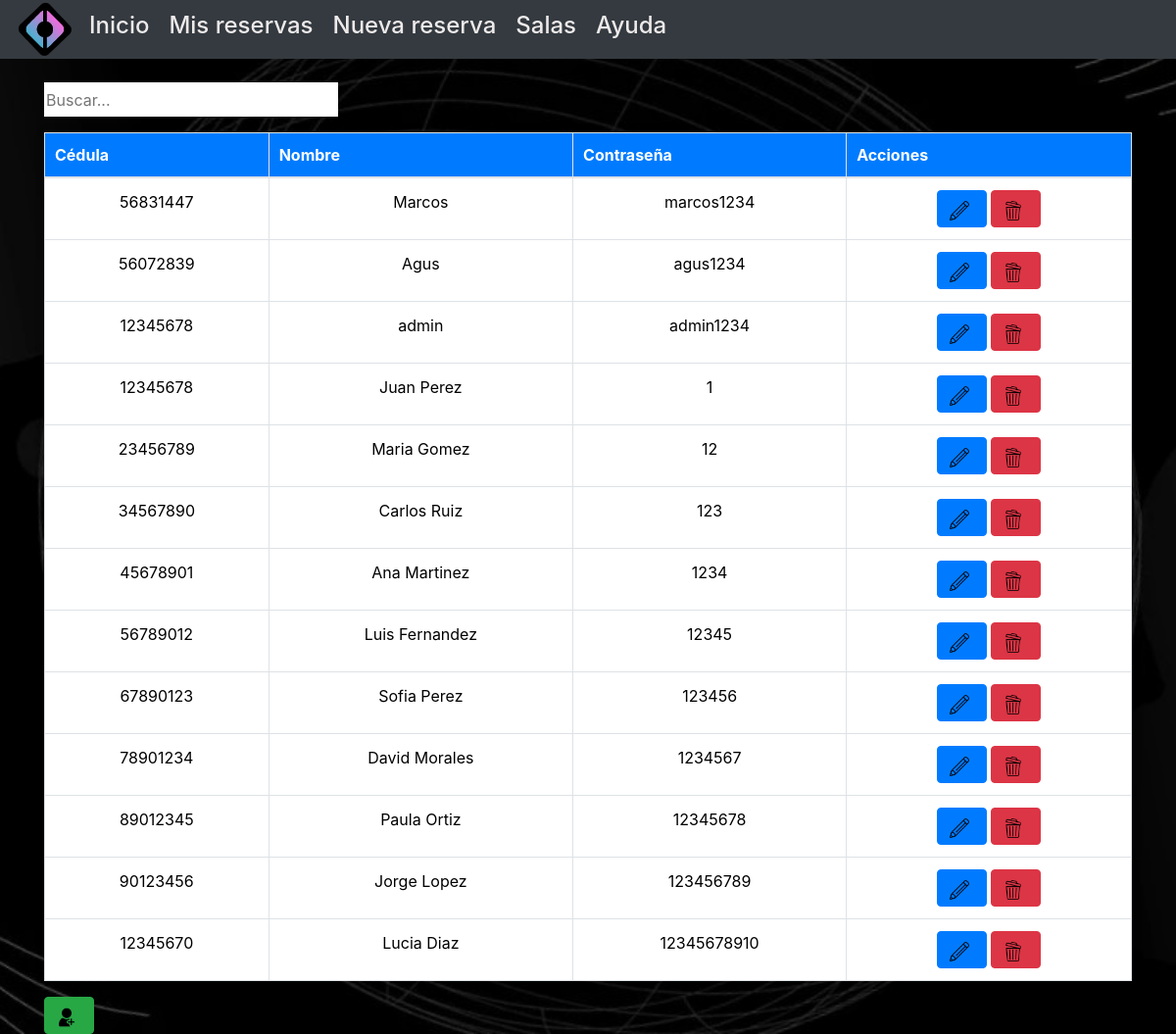
The page /vista/mostraregistro.php on the database its author committed.
### tables this page shows
CREATE TABLE usuario(
    id INT AUTO_INCREMENT PRIMARY KEY,
    cedula INT(8) NOT NULL,
    nombre VARCHAR(40) NOT NULL,
    contrasena VARCHAR(40) NOT NULL
);

### vista/mostraregistro.php (the view, shortened to what this page needs)
<?php
$conn = mysqli_connect('localhost', 'root', '', 'proyectobinz');
$query = "SELECT * FROM usuario";
$result = mysqli_query($conn, $query);
?>
<!DOCTYPE html>
<html lang="es">
<head>
    <link rel="stylesheet" href="mostrarregistro.css">
    <link rel="stylesheet" href="https://maxcdn.bootstrapcdn.com/bootstrap/4.5.2/css/bootstrap.min.css">
</head>
<body>
<nav class="navbar navbar-expand-lg navbar-dark bg-dark">
    <a href="perfil.php" class="img1">
        <div class="">
            <img src="img/logobinzsinfondo.png" alt="">
        </div>
    </a>
    <div class="container">
        <div class="collapse navbar-collapse" id="navbarNav">
            <ul class="navbar-nav">
                <li class="nav-item active">
                    <h4><a class="nav-link1" href="seleccion.php">Inicio</a></h4>
                </li>
                <li class="nav-item">
                    <h4><a class="nav-link2" href="misreservas.php">Mis reservas</a></h4>
                </li>
                <li class="nav-item">
                    <h4><a class="nav-link3" href="horario.php">Nueva reserva</a></h4>
                </li>
                <li class="nav-item">
                    <h4><a class="nav-link4" href="salas.php">Salas</a></h4>
                </li>
                <li class="nav-item">
                    <h4><a class="nav-link4" href="formulario.php">Ayuda</a></h4>
                </li>
            </ul>
        </div>
    </div>
</nav>
<div class="container mt-4">
    <form id="buscadorForm" action="" method="GET" class="mb-3">
        <input type="text" id="buscador" name="query" placeholder="Buscar..." class="buscador" value="<?php echo isset($_GET['query']) ? htmlspecialchars($_GET['query']) : ''; ?>" />
    </form>
    <table class="table table-bordered">
        <thead>
            <tr>
                <th>Cédula</th>
                <th>Nombre</th>
                <th>Contraseña</th>
                <th>Acciones</th>
            </tr>
        </thead>
        <tbody>
            <?php while ($row = mysqli_fetch_assoc($result)): ?>
                <tr data-id="<?php echo $row['id']; ?>">
                    <td><?php echo $row['cedula']; ?></td>
                    <td><?php echo $row['nombre']; ?></td>
                    <td><?php echo $row['contrasena']; ?></td>
                    <td>
                        <button class="btn btn-primary btn-edit" data-id="<?php echo $row['id']; ?>"
                                data-cedula="<?php echo $row['cedula']; ?>"
                                data-nombre="<?php echo $row['nombre']; ?>"
                                data-contrasena="<?php echo $row['contrasena']; ?>"
                                data-toggle="modal" data-target="#editModal">
                            <img src="img/editar.png" alt="Editar" style="width: 20px; height: 20px; margin-right: 5px;">
                        </button>
                        <button class="btn btn-danger btn-delete">
                            <img src="img/borrar.png" alt="Eliminar" style="width: 20px; height: 20px; margin-right: 5px;">
                        </button>
                    </td>
                </tr>
            <?php endwhile; ?>
        </tbody>
    </table>
    <button class="btn btn-success" data-toggle="modal" data-target="#addModal">
        <img src="img/agregar.png" alt="Agregar" style="width: 20px; height: 20px; margin-right: 5px;">
    </button>
</div>
</body>
</html>

### vista/mostrarregistro.css (style rules this page uses)
body { background-image: url(img/fondo.jpg); background-size: cover; background-attachment: fixed; background-position: center; background-repeat: no-repeat; }
table { width: 100%; border-collapse: collapse; margin-top: 0; background-color: #ffffff; box-shadow: 0 0 10px rgba(0, 0, 0, 0.1); }
th, td { border: 1px solid #dddddd; padding: 8px; text-align: left; }
th { background-color: #707170; color: white; }
tr:nth-child(even) { background-color: #f2f2f2; }
img { height: 60px; width: 60px; }
.nav-link1 { color: rgb(238, 234, 234); margin-right: 20px; margin-top: 20px; }
.nav-link2 { color: rgb(238, 234, 234); margin-right: 20px; margin-top: 20px; }
.nav-link3 { color: rgb(238, 234, 234); margin-right: 20px; margin-top: 20px; }
.nav-link4 { color: rgb(238, 234, 234); margin-right: 20px; margin-top: 20px; }
.table { width: 80%; border-collapse: collapse; }
.table thead th { background-color: #007bff; color: white; padding: 10px; }
.table tbody tr { background-color: white; }
.table tbody tr:nth-child(odd) { background-color: white; }
.table td { color: black; padding: 10px; border: 1px solid #ddd; text-align: center; }
.navbar { max-height: 60px; margin-bottom: 0; border: none; box-shadow: none; }
.buscador { width: 300px; height: 35px; border: 20px; }
.btn-primary { background-color: #007bff; border-color: #007bff; }
.btn-danger { background-color: #dc3545; border-color: #dc3545; }
form { margin: 0; }

### rows shown on the page
usuario: cedula "56831447", nombre "Marcos", contrasena "marcos1234"
usuario: cedula "56072839", nombre "Agus", contrasena "agus1234"
usuario: cedula "12345678", nombre "admin", contrasena "admin1234"
usuario: cedula "12345678", nombre "Juan Perez", contrasena "1"
usuario: cedula "23456789", nombre "Maria Gomez", contrasena "12"
usuario: cedula "34567890", nombre "Carlos Ruiz", contrasena "123"
usuario: cedula "45678901", nombre "Ana Martinez", contrasena "1234"
usuario: cedula "56789012", nombre "Luis Fernandez", contrasena "12345"
usuario: cedula "67890123", nombre "Sofia Perez", contrasena "123456"
usuario: cedula "78901234", nombre "David Morales", contrasena "1234567"
usuario: cedula "89012345", nombre "Paula Ortiz", contrasena "12345678"
usuario: cedula "90123456", nombre "Jorge Lopez", contrasena "123456789"
usuario: cedula "12345670", nombre "Lucia Diaz", contrasena "12345678910"
